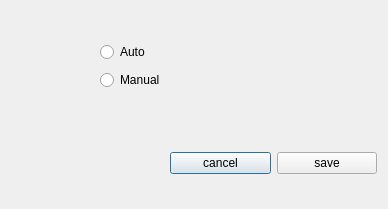
<?xml version="1.0" encoding="UTF-8"?>
<ui version="4.0">
 <class>DialogSetting</class>
 <widget class="QDialog" name="DialogSetting">
  <property name="geometry">
   <rect>
    <x>0</x>
    <y>0</y>
    <width>388</width>
    <height>209</height>
   </rect>
  </property>
  <property name="windowTitle">
   <string>Dialog</string>
  </property>
  <widget class="QWidget" name="">
   <property name="geometry">
    <rect>
     <x>100</x>
     <y>40</y>
     <width>191</width>
     <height>54</height>
    </rect>
   </property>
   <layout class="QVBoxLayout" name="verticalLayout">
    <item>
     <widget class="QRadioButton" name="radio_auto">
      <property name="text">
       <string>Auto</string>
      </property>
     </widget>
    </item>
    <item>
     <widget class="QRadioButton" name="radio_manual">
      <property name="text">
       <string>Manual</string>
      </property>
     </widget>
    </item>
   </layout>
  </widget>
  <widget class="QWidget" name="">
   <property name="geometry">
    <rect>
     <x>170</x>
     <y>150</y>
     <width>207</width>
     <height>27</height>
    </rect>
   </property>
   <layout class="QHBoxLayout" name="horizontalLayout">
    <item>
     <widget class="QPushButton" name="exitBtn">
      <property name="styleSheet">
       <string notr="true">color=rgb(204, 0, 0)</string>
      </property>
      <property name="text">
       <string>cancel</string>
      </property>
     </widget>
    </item>
    <item>
     <widget class="QPushButton" name="pushButton_2">
      <property name="styleSheet">
       <string notr="true">color=rgb(78, 154, 6)</string>
      </property>
      <property name="text">
       <string>save</string>
      </property>
     </widget>
    </item>
   </layout>
  </widget>
 </widget>
 <resources/>
 <connections/>
</ui>
